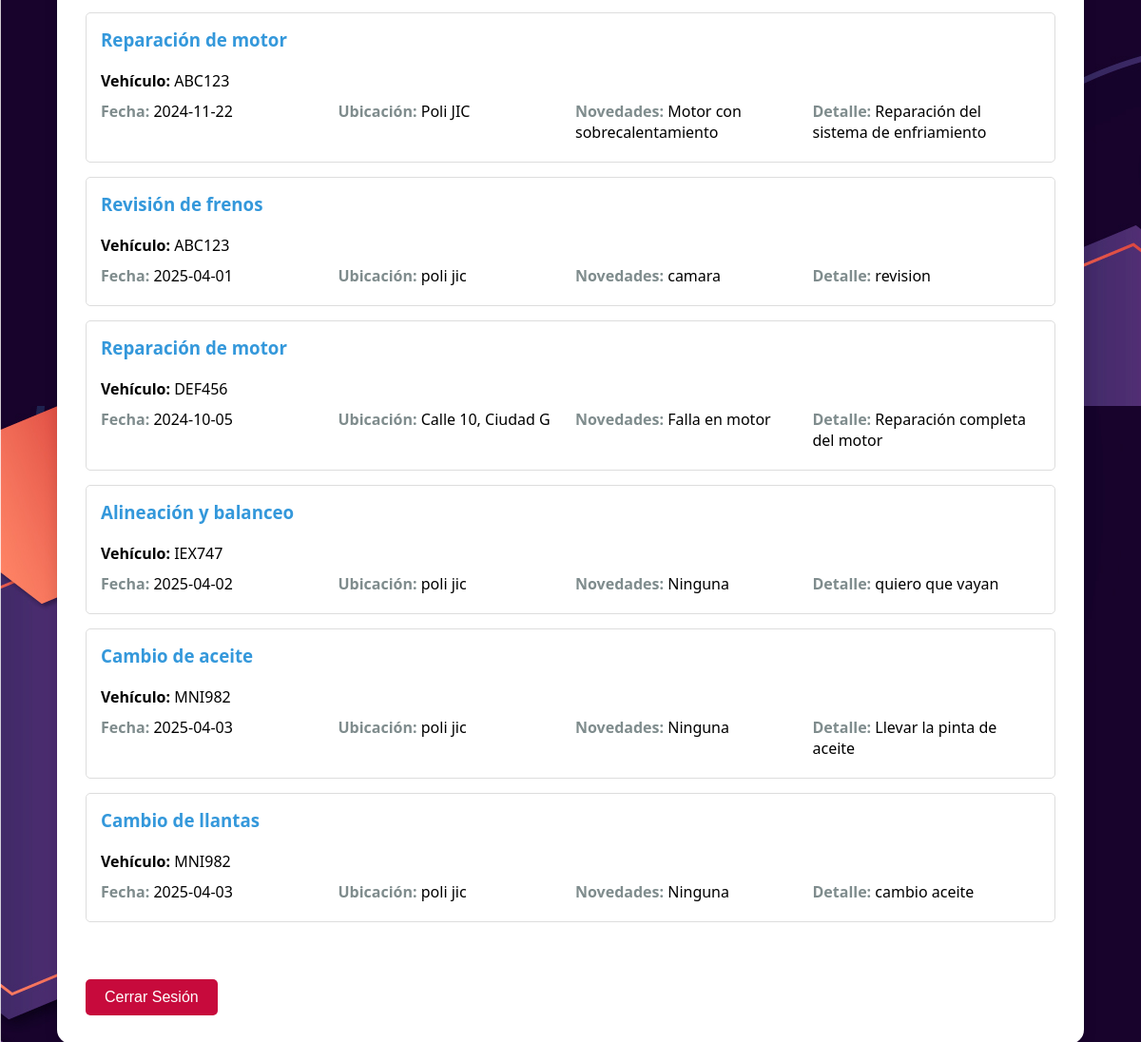
The page /cliente_dashboard.php (signed in, lower part) on the database as committed earlier.
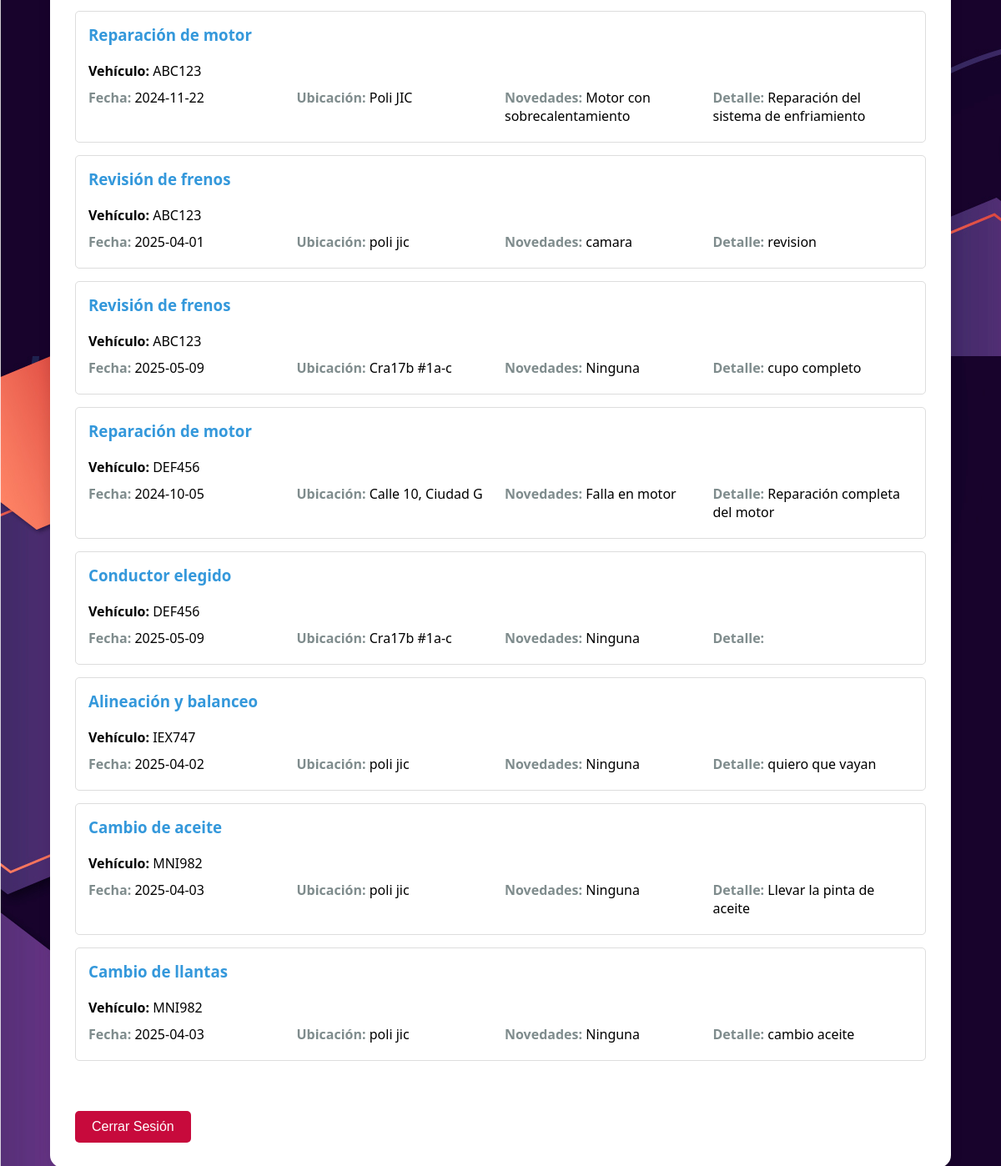
The same page on the database as committed later.
### tables this page shows
CREATE TABLE `servicios_realizados` (
  `Servicio_Realizado_id` int(11) NOT NULL,
  `Cedula_Empleado_id_Servicios_Realizados` int(11) DEFAULT NULL,
  `Vehiculo_id_Servicios_Realizados` varchar(20) DEFAULT NULL,
  `Servicio_id_Servicios_Realizados` int(11) DEFAULT NULL,
  `Fecha` date DEFAULT NULL,
  `Ubicación` varchar(255) DEFAULT NULL,
  `Novedades` text DEFAULT NULL,
  `Fotos` text DEFAULT NULL,
  `Detalle_Servicio` text DEFAULT NULL,
  `Custodia_Servicio` text DEFAULT NULL,
  `Facturación_Separada` tinyint(1) DEFAULT NULL
);

CREATE TABLE `servicios` (
  `Servicio_id` int(11) NOT NULL,
  `Nombre_Servicio` varchar(100) NOT NULL,
  `Descripción` varchar(255) DEFAULT NULL
);

CREATE TABLE `vehiculos` (
  `Placa` varchar(20) NOT NULL,
  `Marca` varchar(50) DEFAULT NULL,
  `Modelo` varchar(50) DEFAULT NULL,
  `Color` varchar(20) DEFAULT NULL,
  `Objetos_Valiosos` text DEFAULT NULL,
  `Clientes_Vehiculos` int(11) DEFAULT NULL
);

### cliente_dashboard.php (the view, shortened to what this page needs)
<?php
require_once 'config.php';
$sql_vehiculos = "SELECT * FROM vehiculos WHERE Clientes_Vehiculos = ?";
$stmt_vehiculos = $conn->prepare($sql_vehiculos);
$stmt_vehiculos->bind_param("i", $_SESSION['cliente_id']);
$stmt_vehiculos->execute();
$vehiculos = $stmt_vehiculos->get_result()->fetch_all(MYSQLI_ASSOC);
$servicios = array();
if (!empty($vehiculos)) {
    $placas = array_column($vehiculos, 'Placa');
    $placeholders = implode(',', array_fill(0, count($placas), '?'));
    $sql_servicios = "SELECT sr.*, s.Nombre_Servicio, v.Placa
                     FROM servicios_realizados sr
                     JOIN servicios s ON sr.Servicio_id_Servicios_Realizados = s.Servicio_id
                     JOIN vehiculos v ON sr.Vehiculo_id_Servicios_Realizados = v.Placa
                     WHERE sr.Vehiculo_id_Servicios_Realizados IN ($placeholders)";
    $stmt_servicios = $conn->prepare($sql_servicios);
    $types = str_repeat('s', count($placas));
    $stmt_servicios->bind_param($types, ...$placas);
    $stmt_servicios->execute();
    $servicios = $stmt_servicios->get_result()->fetch_all(MYSQLI_ASSOC);
}
?>
<!DOCTYPE html>
<html lang="es">
<head>
</head>
<body>
    <div class="main-container">
        <div class="section">
            <?php if (!empty($servicios)): ?>
                <?php foreach ($servicios as $servicio): ?>
                    <div class="service-card">
                        <h3><?php echo htmlspecialchars($servicio['Nombre_Servicio']); ?></h3>
                        <p><strong>Vehículo:</strong> <?php echo htmlspecialchars($servicio['Placa']); ?></p>
                        <div class="service-details">
                            <div class="detail-item">
                                <span class="detail-label">Fecha:</span>
                                <span><?php echo htmlspecialchars($servicio['Fecha']); ?></span>
                            </div>
                            <div class="detail-item">
                                <span class="detail-label">Ubicación:</span>
                                <span><?php echo htmlspecialchars($servicio['Ubicación']); ?></span>
                            </div>
                            <div class="detail-item">
                                <span class="detail-label">Novedades:</span>
                                <span><?php echo htmlspecialchars($servicio['Novedades'] ?? 'Ninguna'); ?></span>
                            </div>
                            <div class="detail-item">
                                <span class="detail-label">Detalle:</span>
                                <span><?php echo htmlspecialchars($servicio['Detalle_Servicio']); ?></span>
                            </div>
                        </div>
                    </div>
                <?php endforeach; ?>
            <?php else: ?>
                <p>No se encontraron servicios realizados.</p>
            <?php endif; ?>
        </div>
        <form action="logout_cliente.php" method="post">
            <button type="submit" class="logout-btn">Cerrar Sesión</button>
        </form>
    </div>
</body>
</html>

Rows that differ between the two databases and show on the page:
added servicios_realizados: Servicio_id_Servicios_Realizados.Nombre_Servicio "Revisión de frenos", Vehiculo_id_Servicios_Realizados.Placa "ABC123", Fecha "2025-05-09", Ubicación "Cra17b #1a-c", Novedades "Ninguna", Detalle_Servicio "cupo completo"
added servicios_realizados: Servicio_id_Servicios_Realizados.Nombre_Servicio "Conductor elegido", Vehiculo_id_Servicios_Realizados.Placa "DEF456", Fecha "2025-05-09", Ubicación "Cra17b #1a-c", Novedades "Ninguna"
